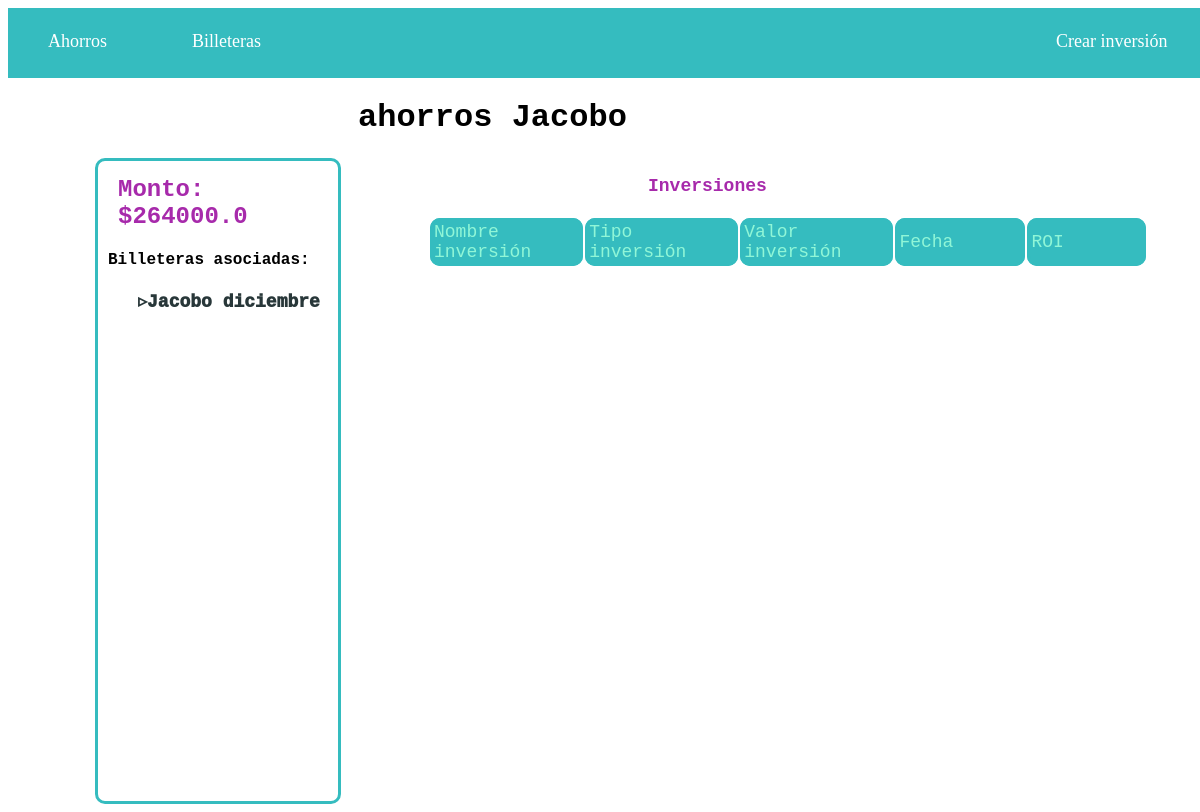
/ahorros/6, run on an earlier commit of the app's database.
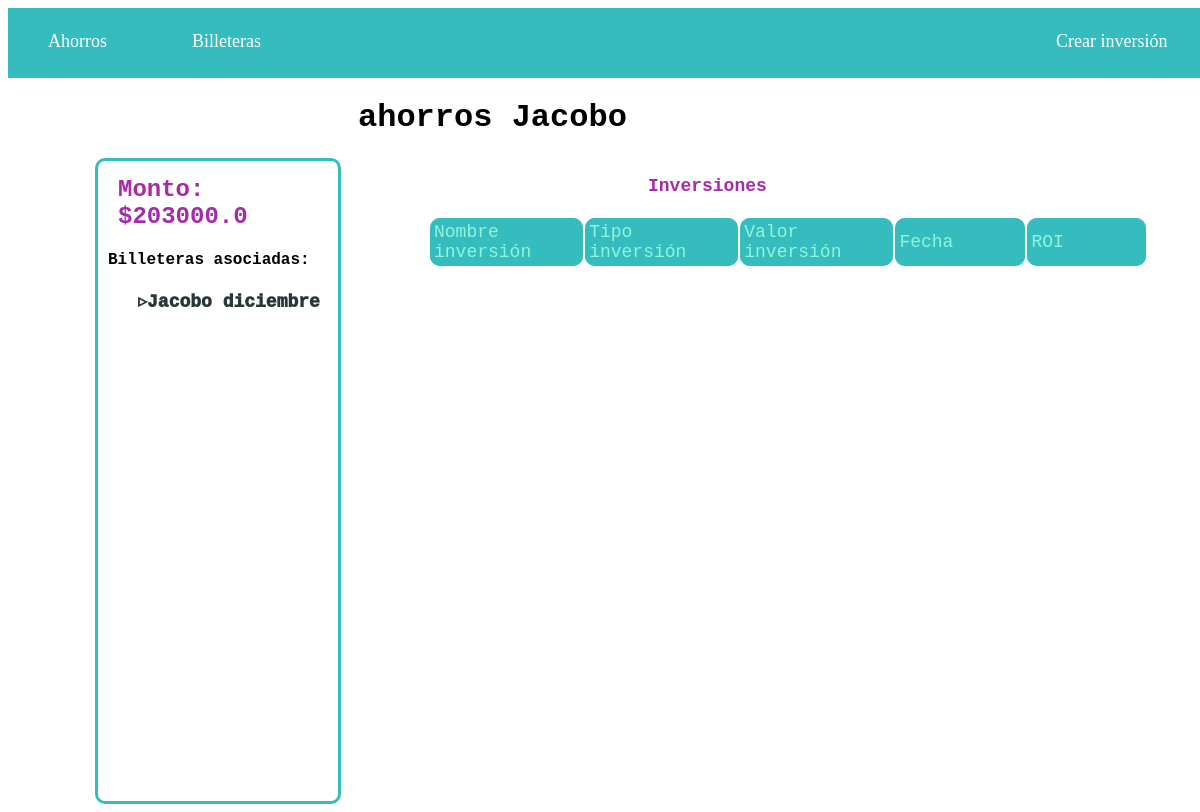
And on a later commit of the database.
### ahorros/models.py (models this page shows, shortened)
class Ahorro(models.Model):
    nombre_ahorro = models.CharField(max_length = 40)
    fecha_creacion = models.DateTimeField("date published")
    cantidad_dinero = models.FloatField(default = 0)

### ahorros/views.py (the view)
# urls.py: path("<int:id_ahorro>",views.ahorro_actual, name="ahorro_actual"),
def ahorro_actual(request,id_ahorro):
    ahorro = Ahorro.objects.get(pk=id_ahorro)
    billeteras_ahorro = Billetera.objects.filter(ahorro_id=id_ahorro)
    inversiones_ahorro = Inversion.objects.filter(ahorro_id=id_ahorro)
    return render(request,'ahorro_actual.html',{'ahorro':ahorro,'billeteras_ahorro':billeteras_ahorro,'inversiones_ahorro':inversiones_ahorro})

### ahorros/templates/ahorro_actual.html (shortened to what this page needs)
{% load static %}
<!DOCTYPE html>
<html lang="en">
<head>
    <link rel="stylesheet" href= "{% static '/styles/estilos_ahorros.css' %}">
</head>
<body>
    <nav class="navbar">
        <ul class="nav_container">
            <li class="li1"><a href="/ahorros">Ahorros</a></li>
            <li class="li2"><a href="/billetera">Billeteras</a></li>
            <li class="crear"><a href="/ahorros/{{ahorro.pk}}/crear_inversion">Crear inversión</a></li>
        </ul>
    </nav>
    <h1 id="titulo_ahorro_actual">{{ahorro.nombre_ahorro}}</h1>
    <div id="contenido_ahorro_actual">
        <div id="contenedor_info_ahorro">
            <h2 id="monto">Monto: ${{ahorro.cantidad_dinero}}</h2>
            <h4 id="asociadas_subtitulo">Billeteras asociadas:</h4>
            {% if billeteras_ahorro %}
                <ul>
                    {% for billetera in billeteras_ahorro %}
                         <li id="contenedor_billetera_asociada"><a id="link_billetera_asociada" href="/billetera/{{billetera.pk}}">▹{{billetera.nombre_billetera}}</a></li>
                    {% endfor %}
                </ul>
            {% else %}
                <div id="contenedor_sin_billeteras">
                    <a href="/billetera/crear_billetera" id="sin_billeteras2">Sin billeteras. Créalas aquí...</a>
                </div>
            {% endif %}
        </div>
        <div id="contenedor_tabla_inversiones">
            <table>
                <tr id="contenedor_titulo_inversiones">
                    <p id="titulo_inversiones">Inversiones</p>
                </tr>
                <tr class="titulos_campos">
                    <td>Nombre inversión</td>
                    <td>Tipo inversión</td>
                    <td>Valor inversión</td>
                    <td>Fecha</td>
                    <td>ROI</td>
                </tr>
            </table>
        </div>
    </div>
</body>
</html>

What changed in the data, as far as the page shows it:
changed Ahorro "ahorros Jacobo": cantidad_dinero "264000.0" → "203000.0"
